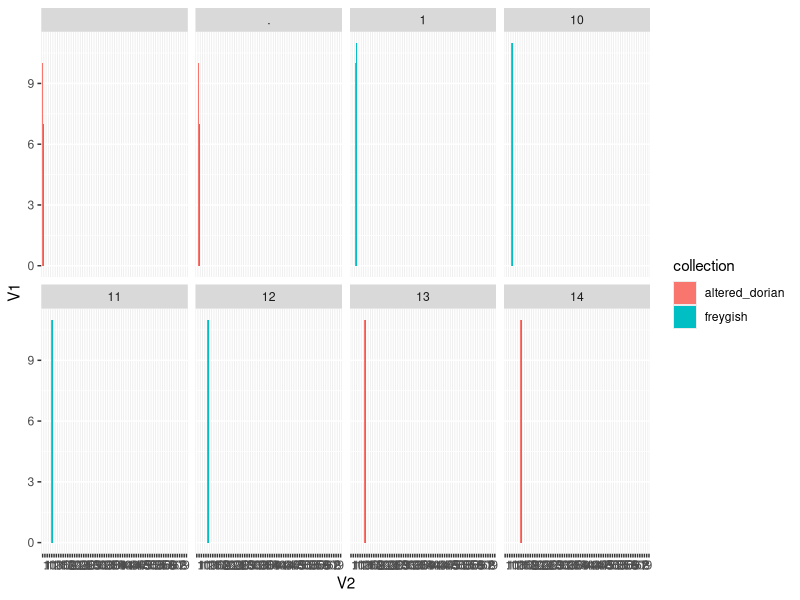
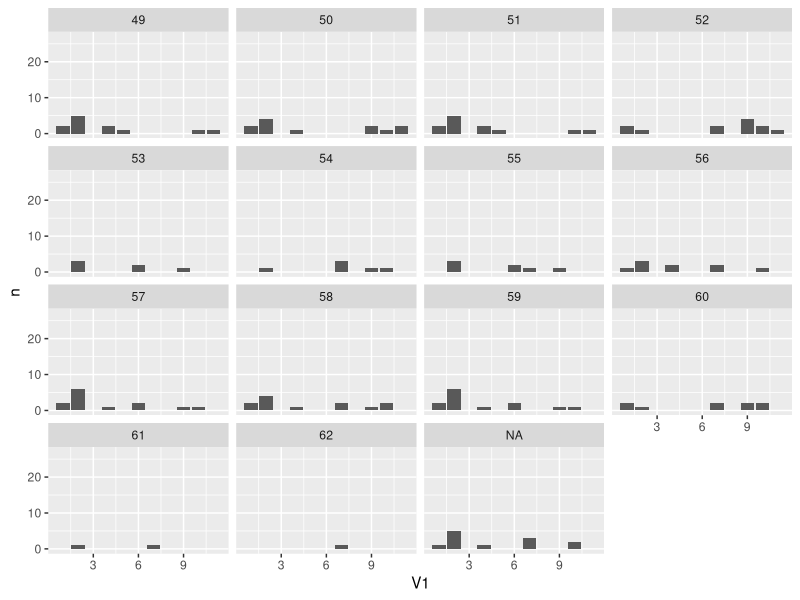
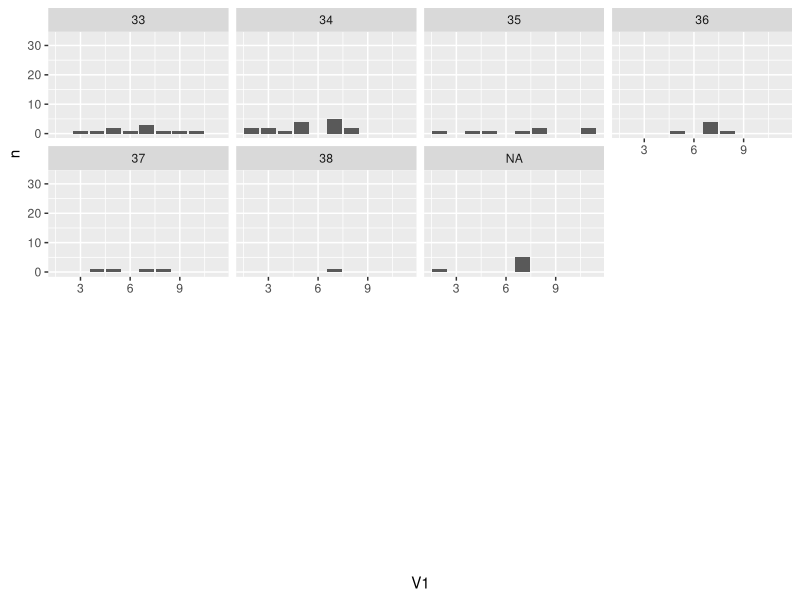
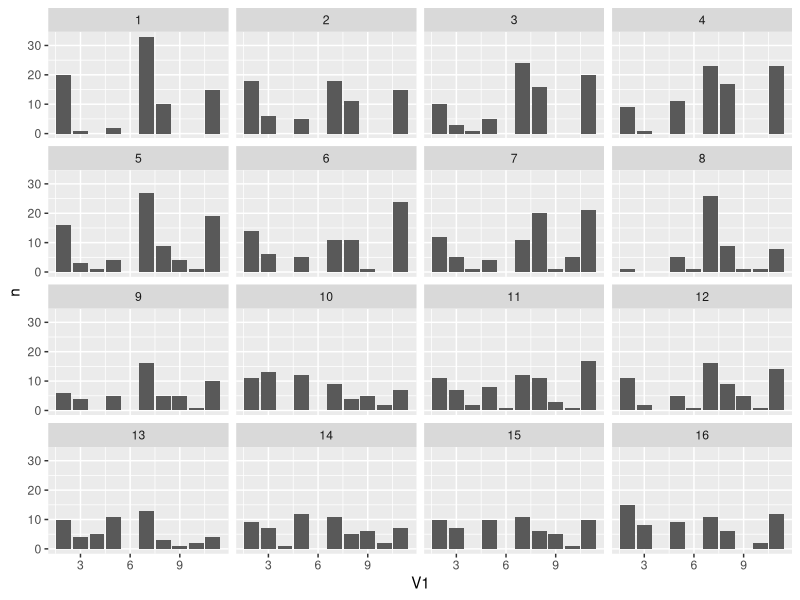
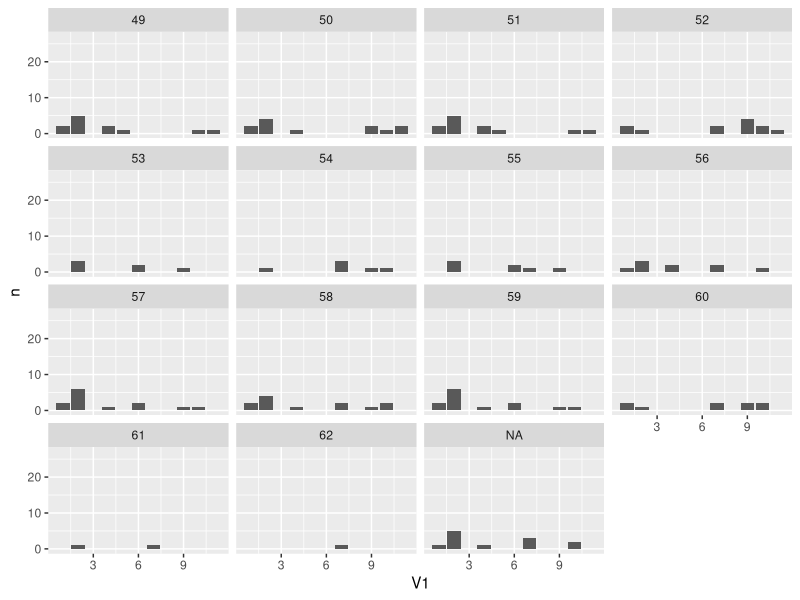
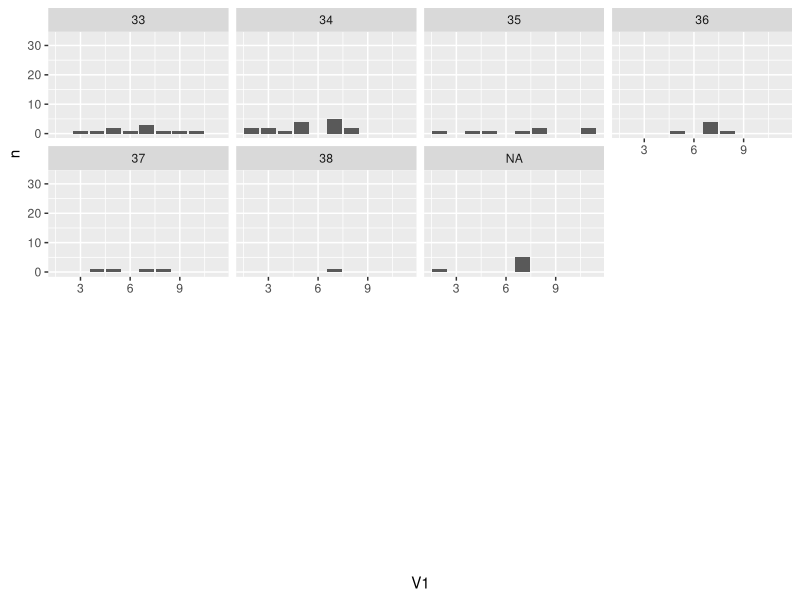

R code for these plots, in order:
setwd("~/gitcloud/corpora/malin_klezmer/")
library(tidyverse)
library(ggforce)

altered_dorian <- read.csv("altered_dorian_pitches.csv", sep = "\t", header = F)
altered_dorian$collection <- "altered_dorian"
altered_dorian$measure <- as.numeric(as.character(altered_dorian$V2))
freygish <- read.csv("freygish_pitches.csv", sep = "\t", header = F)
freygish$collection <- "freygish"
freygish$measure <- as.numeric(as.character(freygish$V2))
completedata <- rbind(altered_dorian, freygish)
completedata2 <- arrange(transform(completedata))

ggplot(completedata2, aes(x=V2, y=V1, fill=collection)) +
  geom_bar(stat="identity", position=position_dodge()) +
  facet_wrap_paginate(~ V2, ncol=4, nrow = 2, page=1)

altered_dorian_data <- altered_dorian %>%
  group_by(measure) %>%
  count(V1) %>%
  filter(V1 != 0)

ggplot(altered_dorian_data,
       aes(x=V1, y=n)) +
       geom_bar(stat = "identity") +
       facet_wrap_paginate(~ measure, ncol=4, nrow = 4, page=4)

ggsave("alt_dom_49-end.pdf")

freygish_data <- freygish %>%
  group_by(measure) %>%
  count(V1) %>%
  filter(V1 != 0)

ggplot(freygish_data,
       aes(x=V1, y=n)) +
  geom_bar(stat = "identity") +
  facet_wrap_paginate(~ measure, ncol=4, nrow = 4, page=3)

ggsave("freygish_33-end.pdf")

completedata %>%
  group_by(measure) %>%
  count(V1) %>%
  filter(V1 != 0)

ggplot(freygish_data,
       aes(x=V1, y=n)) +
  geom_bar(stat = "identity") +
  facet_wrap_paginate(~ measure, ncol=4, nrow = 4, page=1)

